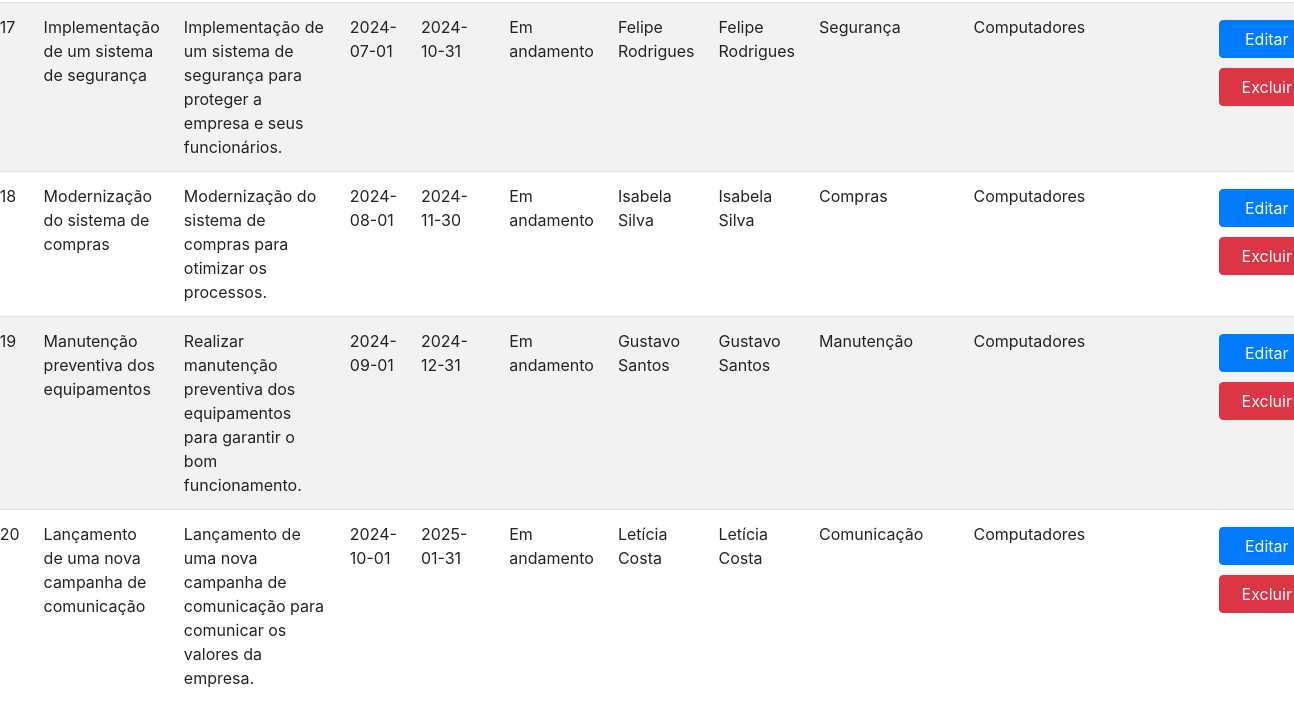
The page /index.php (signed in, lower part) on the database as committed earlier.
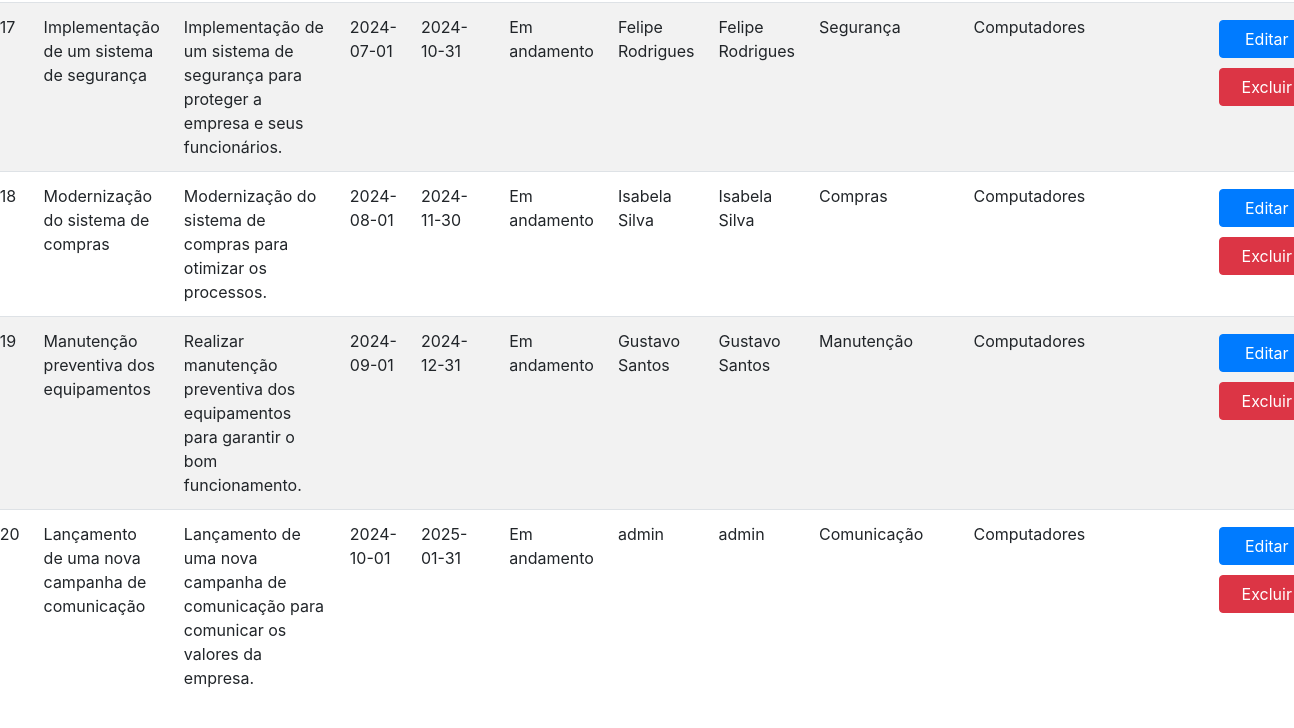
The same page on the database as committed later.
### tables this page shows
CREATE TABLE `projetos` (
  `id` int(11) NOT NULL,
  `nome` varchar(255) NOT NULL,
  `descricao` text DEFAULT NULL,
  `data_inicio` date DEFAULT NULL,
  `data_fim` date DEFAULT NULL,
  `lider_id` int(11) DEFAULT NULL,
  `departamento_id` int(11) DEFAULT NULL,
  `membro_id` int(11) DEFAULT NULL,
  `recurso_principal_id` int(11) DEFAULT NULL,
  `status_id` int(11) DEFAULT NULL,
  `prioridade_id` int(11) DEFAULT NULL
);

CREATE TABLE `status` (
  `id` int(11) NOT NULL,
  `nome` varchar(255) NOT NULL,
  `descricao` text DEFAULT NULL
);

CREATE TABLE `membros` (
  `id` int(11) NOT NULL,
  `nome` varchar(255) NOT NULL,
  `email` varchar(255) NOT NULL,
  `departamento_id` int(11) DEFAULT NULL,
  `funcao` varchar(50) DEFAULT NULL,
  `senha` varchar(255) DEFAULT NULL
);

CREATE TABLE `departamentos` (
  `id` int(11) NOT NULL,
  `nome` varchar(255) NOT NULL,
  `descricao` text DEFAULT NULL
);

CREATE TABLE `recursos` (
  `id` int(11) NOT NULL,
  `tipo` varchar(50) NOT NULL,
  `nome` varchar(255) NOT NULL,
  `descricao` text DEFAULT NULL,
  `quantidade` int(11) DEFAULT NULL
);

### index.php (the view, shortened to what this page needs)
<?php
require_once 'conexao.php';
try {
    $conn = new PDO("mysql:host=$servername;dbname=$dbname;charset=utf8mb4", $username, $password);
    $conn->setAttribute(PDO::ATTR_ERRMODE, PDO::ERRMODE_EXCEPTION);
    $conn->exec("SET NAMES 'utf8mb4'");
    $conn->exec("SET CHARACTER SET utf8mb4");
} catch (PDOException $e) {
    die("Falha na conexão: " . $e->getMessage());
}
function getProjetos($conn, $termo_busca = null)
{
    $sql = "SELECT p.*, m.nome AS membro_nome, m_lider.nome AS lider_nome, s.nome AS status_nome, d.nome AS departamento_nome,
                   r.nome AS recurso_nome, r.id AS recurso_id,
                   pr.nome AS prioridade_nome, pr.id AS prioridade_id
            FROM projetos p
            JOIN membros m ON p.membro_id = m.id
            LEFT JOIN membros m_lider ON p.lider_id = m_lider.id
            LEFT JOIN status s ON p.status_id = s.id
            JOIN departamentos d ON p.departamento_id = d.id
            LEFT JOIN recursos r ON p.recurso_principal_id = r.id
            LEFT JOIN prioridades pr ON p.prioridade_id = pr.id";
    $stmt = $conn->prepare($sql);
    if ($termo_busca) {
        $stmt->execute(['%' . $termo_busca . '%', '%' . $termo_busca . '%', '%' . $termo_busca . '%']);
    } else {
        $stmt->execute();
    }
    return $stmt->fetchAll(PDO::FETCH_ASSOC);
}
$termo_busca = isset($_POST['termo_busca']) ? $_POST['termo_busca'] : null;
$projetos = getProjetos($conn, $termo_busca);
?>
<!DOCTYPE html>
<html>
<head>
    <link rel="stylesheet" href="https://stackpath.bootstrapcdn.com/bootstrap/4.5.2/css/bootstrap.min.css">
</head>
<body>
    <div class="container">
        <table class="table table-striped table-hover">
            <tbody>
                <?php foreach ($projetos as $projeto): ?>
                    <tr id="projeto-<?= $projeto['id']; ?>" data-nome="<?= htmlspecialchars($projeto['nome']); ?>" data-descricao="<?= htmlspecialchars($projeto['descricao']); ?>" data-data_inicio="<?= $projeto['data_inicio']; ?>" data-data_fim="<?= $projeto['data_fim']; ?>" data-status_id="<?= $projeto['status_id']; ?>" data-membro_id="<?= $projeto['membro_id']; ?>" data-departamento_id="<?= $projeto['departamento_id']; ?>" data-recurso_id="<?= $projeto['recurso_id'] ?? ''; ?>" data-prioridade_id="<?= $projeto['prioridade_id'] ?? ''; ?>" data-lider_id="<?= $projeto['lider_id'] ?? ''; ?>">
                        <td><?= $projeto['id']; ?></td>
                        <td><?= htmlspecialchars($projeto['nome']); ?></td>
                        <td><?= htmlspecialchars($projeto['descricao']); ?></td>
                        <td><?= $projeto['data_inicio']; ?></td>
                        <td><?= $projeto['data_fim']; ?></td>
                        <td><?= htmlspecialchars($projeto['status_nome']); ?></td>
                        <td><?= htmlspecialchars($projeto['membro_nome']); ?></td>
                        <td><?= htmlspecialchars($projeto['lider_nome'] ?? ''); ?></td>
                        <td><?= htmlspecialchars($projeto['departamento_nome']); ?></td>
                        <td><?= $projeto['recurso_nome'] ?? ''; ?></td>
                        <td><?= htmlspecialchars($projeto['prioridade_nome'] ?? '') ?></td>
                        <td>
                            <button class="btn btn-primary editar-btn" data-toggle="modal" data-target="#modalEdicao">Editar</button>
                            <form method="post" style="display:inline;">
                                <button type="submit" class="btn btn-danger excluir-btn" onclick="return confirm('Tem certeza que deseja excluir este projeto?')">Excluir</button>
                            </form>
                        </td>
                    </tr>
                <?php endforeach; ?>
            </tbody>
        </table>
    </div>
</body>
</html>

### index.php (style rules this page uses)
.btn { margin: 5px; width: 95px; }
.container { display: flex; flex-direction: column; align-items: center; justify-content: center; width: 98vw; padding: 10px; }
.table { width: auto; margin-left: 25px; }
@media (min-width: 576px) { .container, .container-sm { max-width: 90vw; } }

Rows that differ between the two databases and show on the page:
changed through a linked row, projetos "Lançamento de uma nova campanha de comunicação": lider.nome "Letícia Costa" → "admin"
